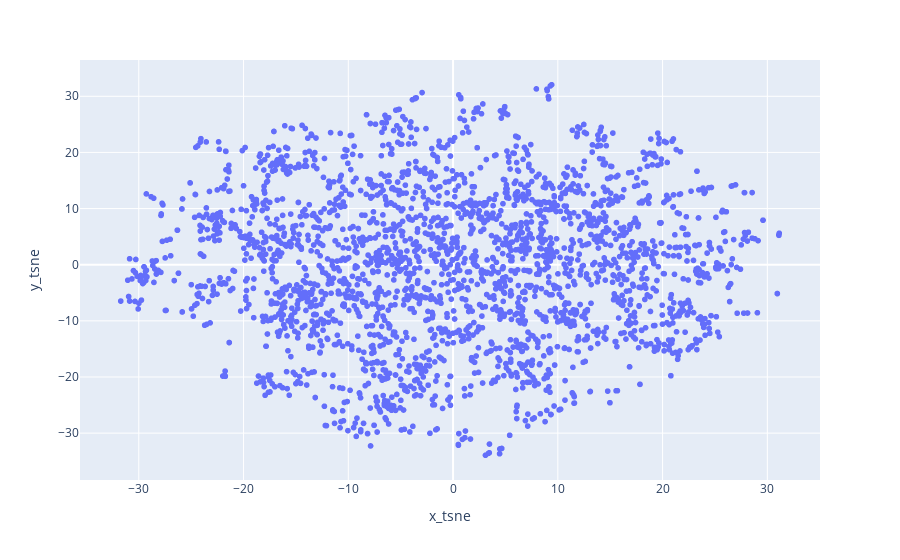

Write notebook code for a chart like this one.
### Code cell
plt_data = pd.DataFrame(
    {
        "x_tsne": X_tsne[:, 0],
        "y_tsne": X_tsne[:, 1],
        "title": titles,
    }
)
fig = px.scatter(
    plt_data,
    x="x_tsne",
    y="y_tsne",
    hover_name="title",
)
fig.show()

### Figure 1 — Plotly figure (JSON) as saved in the notebook; plotly's stock layout.template omitted (floating-point values rounded to 4 significant figures; data arrays with more than 128 entries replaced by an {"elided": "..."} marker saying what was removed)
{"data": [{"hovertemplate": "<b>%{hovertext}</b><br><br>x_tsne=%{x}<br>y_tsne=%{y}<extra></extra>", "hovertext": {"elided": "2669 str values"}, "legendgroup": "", "marker": {"color": "#636efa", "symbol": "circle"}, "mode": "markers", "name": "", "showlegend": false, "type": "scattergl", "x": {"elided": "2669 float values"}, "xaxis": "x", "y": {"elided": "2669 float values"}, "yaxis": "y"}], "layout": {"legend": {"tracegroupgap": 0}, "margin": {"t": 60}, "xaxis": {"anchor": "y", "domain": [0, 1], "title": {"text": "x_tsne"}}, "yaxis": {"anchor": "x", "domain": [0, 1], "title": {"text": "y_tsne"}}}}
